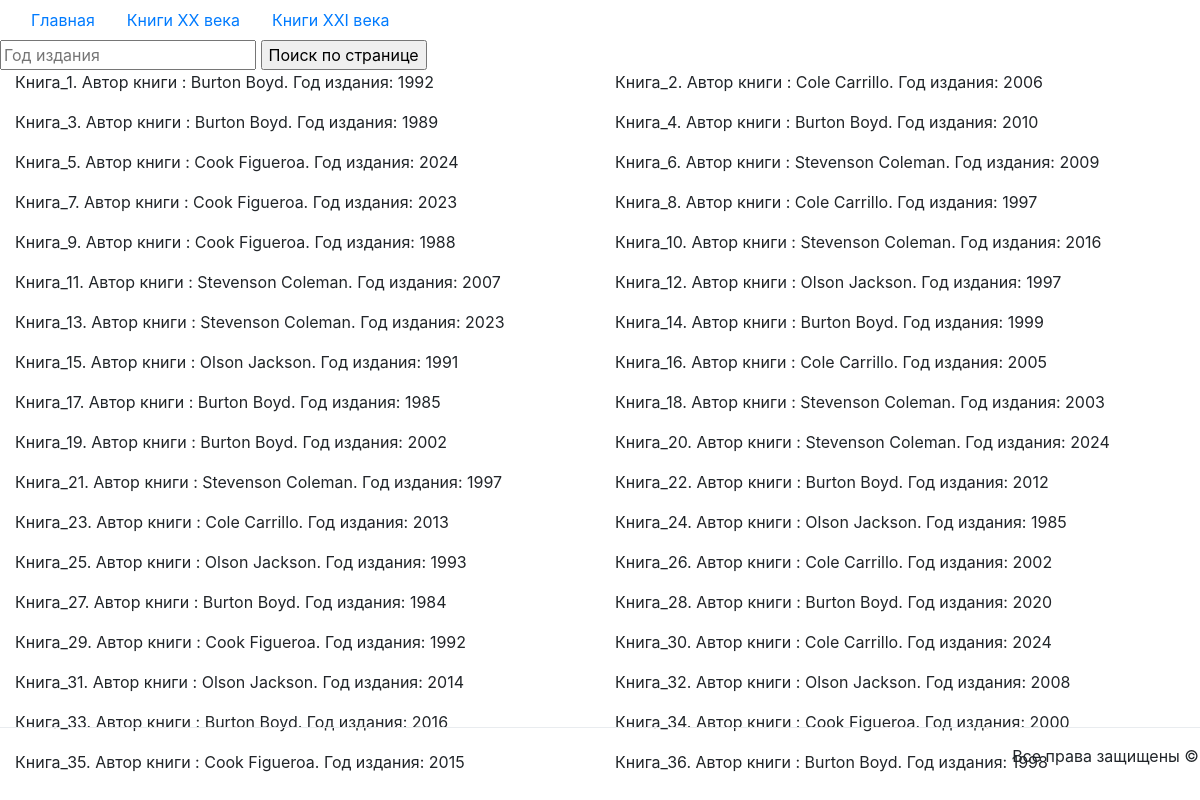
The page / on the database its author committed.
### models_02.py (models this page shows)
class Book(db.Model):
    id = db.Column(db.Integer, primary_key=True)
    name = db.Column(db.String(50), nullable=False)
    year_public = db.Column(db.Integer, nullable=False)
    quantity_copy = db.Column(db.Integer, nullable=False)
    id_author = db.Column(db.Integer, db.ForeignKey('author.id'), nullable=False)
    def __repr__(self):
        return f'{self.name}. Автор книги : {self.author}. Год издания: {self.year_public}'

class Author(db.Model):
    id = db.Column(db.Integer, primary_key=True)
    first_name = db.Column(db.String(15), nullable=False)
    last_name = db.Column(db.String(15), nullable=False)
    book = db.relationship('Book', backref=db.backref('author'), lazy=True)
    def __repr__(self):
        return f'{self.first_name} {self.last_name}'

### task_2.py (the view)
@app.route('/', methods=['GET', 'POST'])
def get_books():
    books = Book.query.all()
    context = {'books': books}
    if request.method == 'POST':
        if year_public := request.form.get('year_public'):
            books = Book.query.filter(Book.year_public == year_public).all()
            context = {'books': books,
                       'year_public': year_public}
            return render_template('books.html', **context)
    return render_template('books.html', **context)

### templates/books.html (shortened to what this page needs)
{% extends 'base.html' %}
{% block content %}
<div class="row">
    <form method="post">
        <input type="number" name="year_public" placeholder="Год издания">
        <input type="submit" value="Поиск по странице">
    </form>
</div>
<div class="row">
{% if books %}
    {% for book in books %}
        <p class="col-12 col-md-6"> {{ book }}<br>
        </p>
    {% endfor %}
{% else %}
    <p class="col-12 col-md-12"> Книги с {{ year_public }} годом издания на странице не найдены.<br>
    </p>
{% endif %}
</div>
{% endblock %}

### templates/base.html (shortened to what this page needs)
<!doctype html>
<html lang="ru">
<head>
    <link rel="stylesheet" href="/static/css/bootstrap.min.css">
</head>
<body>
<div class="container-fluid">
    <ul class="nav nav-pills justify-content align-items-end">
        <li class="nav-item"><a href="{{ url_for('get_books') }}" class="nav-link">Главная</a></li>
        <li class="nav-item"><a href="{{ url_for('get_xx') }}" class="nav-link">Книги XX века</a></li>
        <li class="nav-item"><a href="{{ url_for('get_xxi') }}" class="nav-link">Книги XXI века</a></li>
    </ul>
    {% block content %}{% endblock %}
    <div class="row fixed-bottom modal-footer">
        <p>Все права защищены &copy;</p>
    </div>
</div>
</body>
</html>

### rows shown on the page
Book: name+year_public "Книга_1. Автор книги : Burton Boyd. Год издания: 1992"
Book: name+year_public "Книга_2. Автор книги : Cole Carrillo. Год издания: 2006"
Book: name+year_public "Книга_3. Автор книги : Burton Boyd. Год издания: 1989"
Book: name+year_public "Книга_4. Автор книги : Burton Boyd. Год издания: 2010"
Book: name+year_public "Книга_5. Автор книги : Cook Figueroa. Год издания: 2024"
Book: name+year_public "Книга_6. Автор книги : Stevenson Coleman. Год издания: 2009"
Book: name+year_public "Книга_7. Автор книги : Cook Figueroa. Год издания: 2023"
Book: name+year_public "Книга_8. Автор книги : Cole Carrillo. Год издания: 1997"
Book: name+year_public "Книга_9. Автор книги : Cook Figueroa. Год издания: 1988"
Book: name+year_public "Книга_10. Автор книги : Stevenson Coleman. Год издания: 2016"
Book: name+year_public "Книга_11. Автор книги : Stevenson Coleman. Год издания: 2007"
Book: name+year_public "Книга_12. Автор книги : Olson Jackson. Год издания: 1997"
Book: name+year_public "Книга_13. Автор книги : Stevenson Coleman. Год издания: 2023"
Book: name+year_public "Книга_14. Автор книги : Burton Boyd. Год издания: 1999"
Book: name+year_public "Книга_15. Автор книги : Olson Jackson. Год издания: 1991"
Book: name+year_public "Книга_16. Автор книги : Cole Carrillo. Год издания: 2005"
Book: name+year_public "Книга_17. Автор книги : Burton Boyd. Год издания: 1985"
Book: name+year_public "Книга_18. Автор книги : Stevenson Coleman. Год издания: 2003"
Book: name+year_public "Книга_19. Автор книги : Burton Boyd. Год издания: 2002"
Book: name+year_public "Книга_20. Автор книги : Stevenson Coleman. Год издания: 2024"
Book: name+year_public "Книга_21. Автор книги : Stevenson Coleman. Год издания: 1997"
Book: name+year_public "Книга_22. Автор книги : Burton Boyd. Год издания: 2012"
Book: name+year_public "Книга_23. Автор книги : Cole Carrillo. Год издания: 2013"
Book: name+year_public "Книга_24. Автор книги : Olson Jackson. Год издания: 1985"
Book: name+year_public "Книга_25. Автор книги : Olson Jackson. Год издания: 1993"
Book: name+year_public "Книга_26. Автор книги : Cole Carrillo. Год издания: 2002"
Book: name+year_public "Книга_27. Автор книги : Burton Boyd. Год издания: 1984"
Book: name+year_public "Книга_28. Автор книги : Burton Boyd. Год издания: 2020"
Book: name+year_public "Книга_29. Автор книги : Cook Figueroa. Год издания: 1992"
Book: name+year_public "Книга_30. Автор книги : Cole Carrillo. Год издания: 2024"
Book: name+year_public "Книга_31. Автор книги : Olson Jackson. Год издания: 2014"
Book: name+year_public "Книга_32. Автор книги : Olson Jackson. Год издания: 2008"
Book: name+year_public "Книга_33. Автор книги : Burton Boyd. Год издания: 2016"
Book: name+year_public "Книга_34. Автор книги : Cook Figueroa. Год издания: 2000"
Book: name+year_public "Книга_35. Автор книги : Cook Figueroa. Год издания: 2015"
Book: name+year_public "Книга_36. Автор книги : Burton Boyd. Год издания: 1998"
